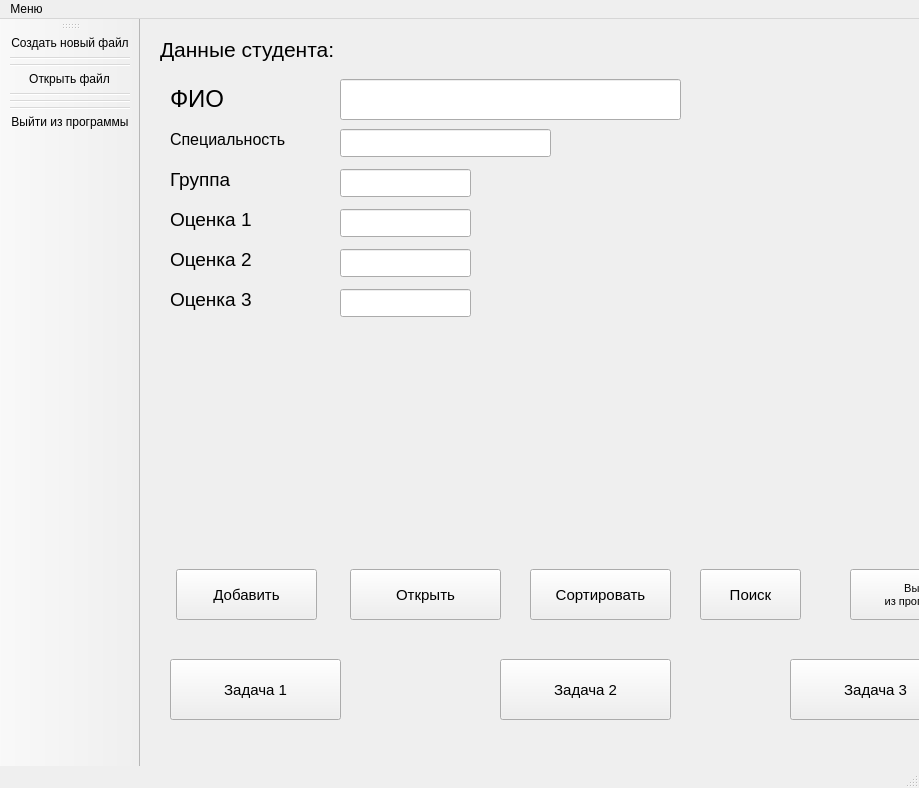
<?xml version="1.0" encoding="UTF-8"?>
<ui version="4.0">
 <class>MainWindow</class>
 <widget class="QMainWindow" name="MainWindow">
  <property name="geometry">
   <rect>
    <x>0</x>
    <y>0</y>
    <width>919</width>
    <height>788</height>
   </rect>
  </property>
  <property name="windowTitle">
   <string>MainWindow</string>
  </property>
  <property name="styleSheet">
   <string notr="true">MainWindow {
	background-color: rgb(126,33,245);
background: linear-gradient(90deg, rgba(126,33,245,1) 0%, rgba(102,22,221,1) 33%, rgba(81,29,184,1) 63%, rgba(0,212,255,1) 100%);
}</string>
  </property>
  <widget class="QWidget" name="centralwidget">
   <widget class="QLabel" name="label">
    <property name="geometry">
     <rect>
      <x>30</x>
      <y>60</y>
      <width>161</width>
      <height>41</height>
     </rect>
    </property>
    <property name="text">
     <string>&lt;html&gt;&lt;head/&gt;&lt;body&gt;&lt;p&gt;&lt;span style=&quot; font-size:18pt;&quot;&gt;ФИО&lt;/span&gt;&lt;/p&gt;&lt;/body&gt;&lt;/html&gt;</string>
    </property>
   </widget>
   <widget class="QLabel" name="label_2">
    <property name="geometry">
     <rect>
      <x>20</x>
      <y>10</y>
      <width>261</width>
      <height>41</height>
     </rect>
    </property>
    <property name="text">
     <string>&lt;html&gt;&lt;head/&gt;&lt;body&gt;&lt;p&gt;&lt;span style=&quot; font-size:16pt;&quot;&gt;Данные студента:&lt;/span&gt;&lt;/p&gt;&lt;/body&gt;&lt;/html&gt;</string>
    </property>
   </widget>
   <widget class="QLabel" name="label_3">
    <property name="geometry">
     <rect>
      <x>30</x>
      <y>140</y>
      <width>111</width>
      <height>41</height>
     </rect>
    </property>
    <property name="text">
     <string>&lt;html&gt;&lt;head/&gt;&lt;body&gt;&lt;p&gt;&lt;span style=&quot; font-size:14pt;&quot;&gt;Группа&lt;/span&gt;&lt;/p&gt;&lt;/body&gt;&lt;/html&gt;</string>
    </property>
   </widget>
   <widget class="QLabel" name="label_4">
    <property name="geometry">
     <rect>
      <x>30</x>
      <y>260</y>
      <width>131</width>
      <height>41</height>
     </rect>
    </property>
    <property name="text">
     <string>&lt;html&gt;&lt;head/&gt;&lt;body&gt;&lt;p&gt;&lt;span style=&quot; font-size:14pt;&quot;&gt;Оценка 3&lt;/span&gt;&lt;/p&gt;&lt;/body&gt;&lt;/html&gt;</string>
    </property>
   </widget>
   <widget class="QLabel" name="label_5">
    <property name="geometry">
     <rect>
      <x>30</x>
      <y>220</y>
      <width>121</width>
      <height>41</height>
     </rect>
    </property>
    <property name="text">
     <string>&lt;html&gt;&lt;head/&gt;&lt;body&gt;&lt;p&gt;&lt;span style=&quot; font-size:14pt;&quot;&gt; Оценка 2&lt;/span&gt;&lt;/p&gt;&lt;/body&gt;&lt;/html&gt;</string>
    </property>
   </widget>
   <widget class="QLabel" name="label_6">
    <property name="geometry">
     <rect>
      <x>30</x>
      <y>180</y>
      <width>141</width>
      <height>41</height>
     </rect>
    </property>
    <property name="text">
     <string>&lt;html&gt;&lt;head/&gt;&lt;body&gt;&lt;p&gt;&lt;span style=&quot; font-size:14pt;&quot;&gt;Оценка 1&lt;/span&gt;&lt;/p&gt;&lt;/body&gt;&lt;/html&gt;</string>
    </property>
   </widget>
   <widget class="QLineEdit" name="lineEdit_2">
    <property name="geometry">
     <rect>
      <x>200</x>
      <y>110</y>
      <width>211</width>
      <height>28</height>
     </rect>
    </property>
    <property name="font">
     <font>
      <pointsize>12</pointsize>
     </font>
    </property>
   </widget>
   <widget class="QLineEdit" name="lineEdit_3">
    <property name="geometry">
     <rect>
      <x>200</x>
      <y>150</y>
      <width>131</width>
      <height>28</height>
     </rect>
    </property>
    <property name="font">
     <font>
      <pointsize>12</pointsize>
     </font>
    </property>
   </widget>
   <widget class="QLineEdit" name="lineEdit_4">
    <property name="geometry">
     <rect>
      <x>200</x>
      <y>190</y>
      <width>131</width>
      <height>28</height>
     </rect>
    </property>
    <property name="font">
     <font>
      <pointsize>12</pointsize>
     </font>
    </property>
   </widget>
   <widget class="QLineEdit" name="lineEdit_5">
    <property name="geometry">
     <rect>
      <x>200</x>
      <y>230</y>
      <width>131</width>
      <height>28</height>
     </rect>
    </property>
    <property name="font">
     <font>
      <pointsize>12</pointsize>
     </font>
    </property>
   </widget>
   <widget class="QPushButton" name="pushButton_5">
    <property name="geometry">
     <rect>
      <x>560</x>
      <y>550</y>
      <width>101</width>
      <height>51</height>
     </rect>
    </property>
    <property name="font">
     <font>
      <pointsize>11</pointsize>
     </font>
    </property>
    <property name="text">
     <string>Поиск</string>
    </property>
   </widget>
   <widget class="QPushButton" name="pushButton">
    <property name="geometry">
     <rect>
      <x>36</x>
      <y>550</y>
      <width>141</width>
      <height>51</height>
     </rect>
    </property>
    <property name="font">
     <font>
      <pointsize>11</pointsize>
     </font>
    </property>
    <property name="text">
     <string>Добавить</string>
    </property>
   </widget>
   <widget class="QPushButton" name="pushButton_4">
    <property name="geometry">
     <rect>
      <x>210</x>
      <y>550</y>
      <width>151</width>
      <height>51</height>
     </rect>
    </property>
    <property name="font">
     <font>
      <pointsize>11</pointsize>
     </font>
    </property>
    <property name="text">
     <string>Открыть</string>
    </property>
   </widget>
   <widget class="QPushButton" name="pushButton_2">
    <property name="geometry">
     <rect>
      <x>710</x>
      <y>550</y>
      <width>141</width>
      <height>51</height>
     </rect>
    </property>
    <property name="font">
     <font>
      <pointsize>8</pointsize>
     </font>
    </property>
    <property name="text">
     <string>Выйти
из программы</string>
    </property>
   </widget>
   <widget class="QPushButton" name="pushButton_7">
    <property name="geometry">
     <rect>
      <x>390</x>
      <y>550</y>
      <width>141</width>
      <height>51</height>
     </rect>
    </property>
    <property name="font">
     <font>
      <pointsize>11</pointsize>
     </font>
    </property>
    <property name="text">
     <string>Сортировать</string>
    </property>
   </widget>
   <widget class="QLineEdit" name="lineEdit">
    <property name="geometry">
     <rect>
      <x>200</x>
      <y>60</y>
      <width>341</width>
      <height>41</height>
     </rect>
    </property>
    <property name="font">
     <font>
      <pointsize>14</pointsize>
     </font>
    </property>
   </widget>
   <widget class="QLabel" name="label_7">
    <property name="geometry">
     <rect>
      <x>552</x>
      <y>69</y>
      <width>251</width>
      <height>421</height>
     </rect>
    </property>
    <property name="font">
     <font>
      <pointsize>10</pointsize>
     </font>
    </property>
    <property name="styleSheet">
     <string notr="true">label_7 {
	border: 1px solid red; 
	padding: 2px solid black;
};</string>
    </property>
    <property name="text">
     <string/>
    </property>
   </widget>
   <widget class="QPushButton" name="pushButton_3">
    <property name="geometry">
     <rect>
      <x>30</x>
      <y>640</y>
      <width>171</width>
      <height>61</height>
     </rect>
    </property>
    <property name="font">
     <font>
      <pointsize>11</pointsize>
     </font>
    </property>
    <property name="text">
     <string>Задача 1</string>
    </property>
   </widget>
   <widget class="QPushButton" name="pushButton_6">
    <property name="geometry">
     <rect>
      <x>360</x>
      <y>640</y>
      <width>171</width>
      <height>61</height>
     </rect>
    </property>
    <property name="font">
     <font>
      <pointsize>11</pointsize>
     </font>
    </property>
    <property name="text">
     <string>Задача 2</string>
    </property>
   </widget>
   <widget class="QPushButton" name="pushButton_8">
    <property name="geometry">
     <rect>
      <x>650</x>
      <y>640</y>
      <width>171</width>
      <height>61</height>
     </rect>
    </property>
    <property name="font">
     <font>
      <pointsize>11</pointsize>
     </font>
    </property>
    <property name="text">
     <string>Задача 3</string>
    </property>
   </widget>
   <widget class="QLabel" name="label_8">
    <property name="geometry">
     <rect>
      <x>90</x>
      <y>100</y>
      <width>37</width>
      <height>12</height>
     </rect>
    </property>
    <property name="text">
     <string/>
    </property>
   </widget>
   <widget class="QLabel" name="label_9">
    <property name="geometry">
     <rect>
      <x>30</x>
      <y>100</y>
      <width>171</width>
      <height>41</height>
     </rect>
    </property>
    <property name="text">
     <string>&lt;html&gt;&lt;head/&gt;&lt;body&gt;&lt;p&gt;&lt;span style=&quot; font-size:12pt;&quot;&gt;Специальность&lt;/span&gt;&lt;/p&gt;&lt;/body&gt;&lt;/html&gt;</string>
    </property>
   </widget>
   <widget class="QLineEdit" name="lineEdit_6">
    <property name="geometry">
     <rect>
      <x>200</x>
      <y>270</y>
      <width>131</width>
      <height>28</height>
     </rect>
    </property>
    <property name="font">
     <font>
      <pointsize>12</pointsize>
     </font>
    </property>
   </widget>
  </widget>
  <widget class="QMenuBar" name="menuBar">
   <property name="geometry">
    <rect>
     <x>0</x>
     <y>0</y>
     <width>919</width>
     <height>17</height>
    </rect>
   </property>
   <widget class="QMenu" name="menu">
    <property name="title">
     <string>Меню</string>
    </property>
    <addaction name="action_4"/>
   </widget>
   <addaction name="menu"/>
  </widget>
  <widget class="QStatusBar" name="statusbar"/>
  <widget class="QToolBar" name="toolBar_2">
   <property name="windowTitle">
    <string>toolBar_2</string>
   </property>
   <attribute name="toolBarArea">
    <enum>LeftToolBarArea</enum>
   </attribute>
   <attribute name="toolBarBreak">
    <bool>false</bool>
   </attribute>
   <addaction name="action"/>
   <addaction name="separator"/>
   <addaction name="separator"/>
   <addaction name="action_2"/>
   <addaction name="separator"/>
   <addaction name="separator"/>
   <addaction name="separator"/>
   <addaction name="action_3"/>
  </widget>
  <action name="action">
   <property name="icon">
    <iconset>
     <normaloff>../Downloads/qexda3lVqq3VOeNLBD86mvwbrcooyWPwpmG1fgYvnZ2FqZPMutbgU86g-xxo4RTVpACxMUncz8G3vvlzGgQkzdyoOH8Nkd4cUHw36nF_uqqsOngeGdimUOOwEVvDns19QGyjzc-GZCMb1G98OGKCUjN3Euav683TYB9c9q9BJQy53K6JzUUruSf5sh03TdjJrrrKOWmrd9FTEaWJs3_ar.webp</normaloff>../Downloads/qexda3lVqq3VOeNLBD86mvwbrcooyWPwpmG1fgYvnZ2FqZPMutbgU86g-xxo4RTVpACxMUncz8G3vvlzGgQkzdyoOH8Nkd4cUHw36nF_uqqsOngeGdimUOOwEVvDns19QGyjzc-GZCMb1G98OGKCUjN3Euav683TYB9c9q9BJQy53K6JzUUruSf5sh03TdjJrrrKOWmrd9FTEaWJs3_ar.webp</iconset>
   </property>
   <property name="text">
    <string>Создать новый файл</string>
   </property>
  </action>
  <action name="action_2">
   <property name="icon">
    <iconset>
     <normaloff>../Downloads/i.webp</normaloff>../Downloads/i.webp</iconset>
   </property>
   <property name="text">
    <string>Открыть файл</string>
   </property>
  </action>
  <action name="action_3">
   <property name="icon">
    <iconset>
     <normaloff>../Downloads/i (1).webp</normaloff>../Downloads/i (1).webp</iconset>
   </property>
   <property name="text">
    <string>Выйти из программы</string>
   </property>
  </action>
  <action name="action_4">
   <property name="text">
    <string>Задача</string>
   </property>
  </action>
 </widget>
 <resources/>
 <connections/>
</ui>
